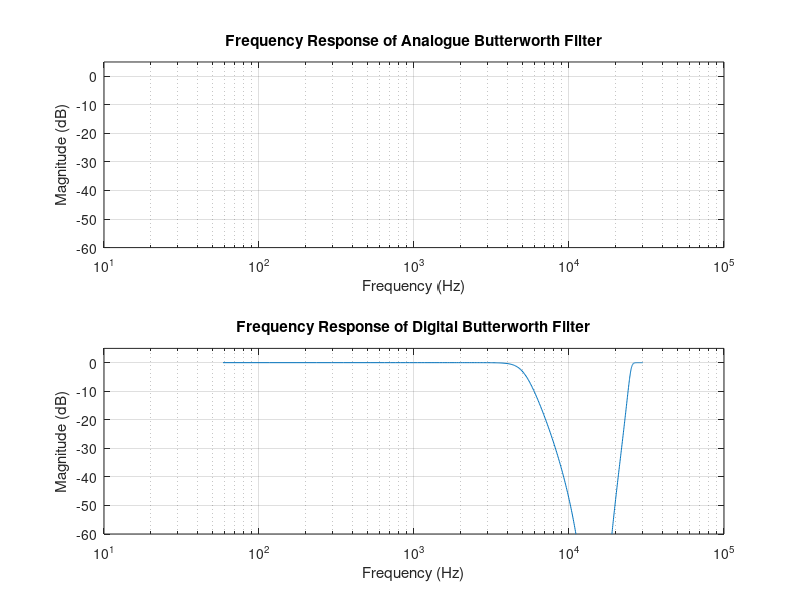

This chart was generated by the following MATLAB code:
% Specifications
fs = 30000; % Sampling frequency (30 kHz, must be greater than 15 kHz)
fp = 5000;  % Pass-band frequency (5 kHz)
fs_stop = 15000; % Stop-band frequency (15 kHz)
Ap = 3;     % Pass-band ripple (3 dB)
As = 40;    % Stop-band attenuation (40 dB)

% Calculate the order of the analogue Butterworth filter
n = ceil(log10((10^(As/10) - 1) / (10^(Ap/10) - 1)) / (2 * log10(fs_stop / fp)));
disp(['Order of the analogue Butterworth filter: ', num2str(n)]);

% Design the analogue Butterworth filter
[Z, P, K] = butter(n, fp/(fs/2), 'low', 's'); % 's' for analogue filter
[num, den] = zp2tf(Z, P, K); % Convert to transfer function

% Frequency response of the analogue filter
w = logspace(1, 5, 500); % Frequency range from 10 Hz to 100 kHz
H_analog = freqs(num, den, w); % Frequency response

% Design the digital Butterworth filter using bilinear transformation
[bd, ad] = butter(n, fp/(fs/2), 'low'); % 'low' for digital filter

% Frequency response of the digital filter
[H_digital, f] = freqz(bd, ad, 512, 'whole'); % Frequency response

% Plot the frequency responses
figure;

subplot(2, 1, 1);
semilogx(w, 20*log10(abs(H_analog))); % Convert to dB
title('Frequency Response of Analogue Butterworth Filter');
xlabel('Frequency (Hz)');
ylabel('Magnitude (dB)');
grid on;
axis([10 100000 -60 5]); % Set axis limits

subplot(2, 1, 2);
semilogx(f * fs / (2 * pi), 20*log10(abs(H_digital))); % Convert to dB
title('Frequency Response of Digital Butterworth Filter');
xlabel('Frequency (Hz)');
ylabel('Magnitude (dB)');
grid on;
axis([10 100000 -60 5]); % Set axis limits

